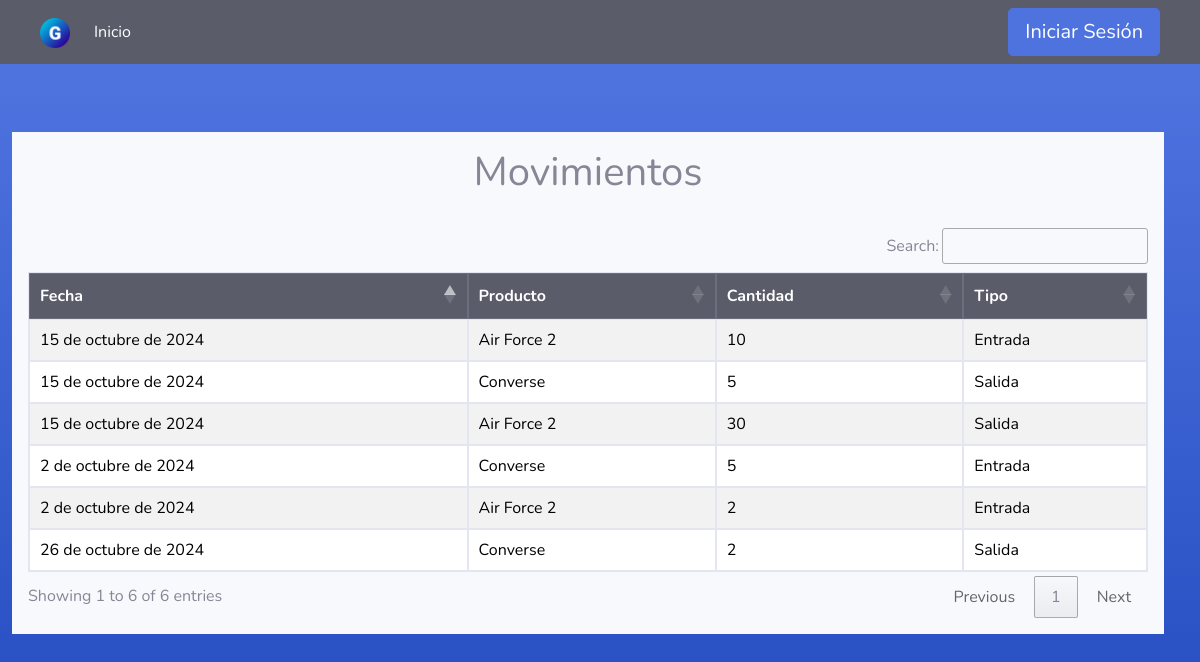
Screenshot of /inventario/movimientos/ with the database file from the repository.
### inventario/models.py (models this page shows, shortened)
class producto(models.Model):
    id = models.AutoField(primary_key=True)
    nombre = models.CharField(max_length=50)
    descripcion = models.CharField(max_length=50)
    precio_venta = models.DecimalField(max_digits=10, decimal_places=2)
    precio_compra = models.DecimalField(max_digits=10, decimal_places=2)
    stock = models.IntegerField()
    categoria = models.ForeignKey(categoria, on_delete=models.CASCADE)
    proveedor = models.ForeignKey(proveedor, on_delete=models.CASCADE)
    estado = models.BooleanField(default=True)

class movimiento_inventario(models.Model):
    id = models.AutoField(primary_key=True)
    tipo = models.CharField(max_length=50)
    fecha = models.DateField()
    cantidad = models.IntegerField()
    producto = models.ForeignKey(producto, on_delete=models.CASCADE)
    estado = models.BooleanField(default=True)

### inventario/views.py (the view)
# urls.py: path('movimientos/', views.listar_movimientos, name='listar_movimientos'),
def listar_movimientos(request):
    queryset = movimiento_inventario.objects.all()
    movimientos_data = [
        {field.name: getattr(item, field.name) for field in movimiento_inventario._meta.fields}
        for item in queryset
    ]
    return render(request, 'inventario/select_movimientos.html', {
        'queryset': movimientos_data,
        'modelo': 'movimiento'
    })

### gestor_empresarial/utils.py (called while the page is built)
def user_groups_context(request):
    user_groups = []
    if request.user.is_authenticated:
        user_groups = request.user.groups.values_list("name", flat=True)
    return {'user_groups': user_groups}

### templates/inventario/select_movimientos.html
{% extends 'tables.html' %}
{% block botones%}
<div class="text-center">
    <h1>Movimientos</h1>
</div>
<br/>
{% endblock %}
{% load static %}
{% block head %}
<th> Fecha </th>
<th> Producto </th>
<th> Cantidad </th>
<th> Tipo </th>
{% endblock %}
{% block tbody %}
{% for item in queryset %}
<tr>
    <td>{{ item.fecha }}</td>
    <td>{{ item.producto.nombre }}</td>
    <td>{{ item.cantidad }}</td>
    <td>{{ item.tipo }}</td>
</tr>
{% endfor %}
{% endblock %}

### static/css/navbars.css (style rules this page uses)
body { padding-bottom: 20px; }

### rows the page displays
producto: fecha "15 de octubre de 2024", producto.nombre "Air Force 2", cantidad "10", tipo "Entrada", fecha "2 de octubre de 2024", cantidad "2", cantidad "30", tipo "Salida"
producto: fecha "2 de octubre de 2024", producto.nombre "Converse", cantidad "5", tipo "Entrada", fecha "15 de octubre de 2024", tipo "Salida", fecha "26 de octubre de 2024", cantidad "2"
